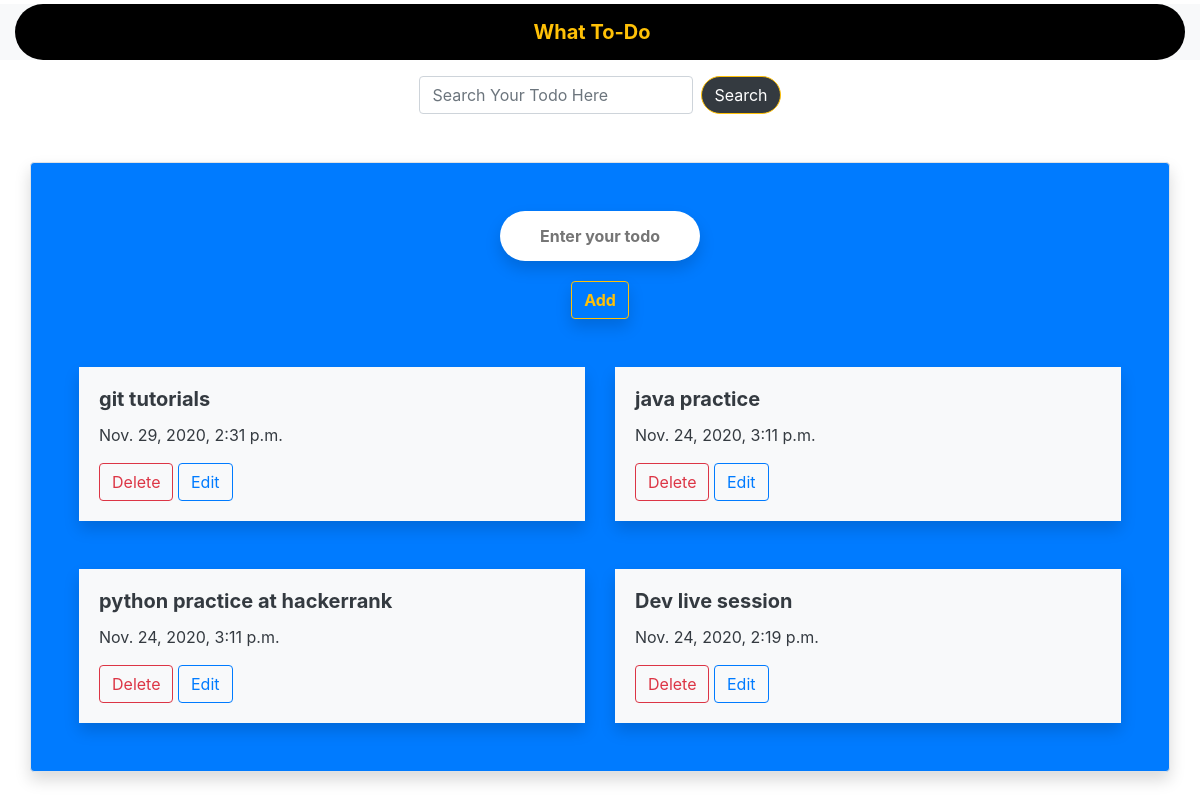
The page / on the database its author committed.
### MyTasks/models.py (models this page shows, shortened)
class TodoModel(models.Model):
    TodoText=models.CharField(max_length=200)
    Added_date=models.DateTimeField(auto_now=True)
    Update_date=models.DateTimeField(auto_now=True)

### MyTasks/views.py (the view)
# urls.py: 2. Add a URL to urlpatterns:  path('', views.home, name='home')
def home(request):
    if request.method=='POST':
        text=request.POST['todotext']
        TodoModel.objects.create(TodoText=text)
        return redirect('/')
    all=TodoModel.objects.all()
    all=all[::-1]
    return render(request, 'Todo_home.html', {'allTodo':all})

### MyTasks/templates/Todo_home.html (shortened to what this page needs)
<!DOCTYPE html>
<html lang="en">
<head>
    <link rel="stylesheet" href="https://cdn.jsdelivr.net/npm/bootstrap@4.5.3/dist/css/bootstrap.min.css"
>
</head>
<body>
    <div class="container-fluid bg-light  ">
        <nav class="navbar justify-content-center rounded-pill mt-1">
            <a class="navbar-brand text-warning font-weight-bolder" href="#">What To-Do</a>
        </nav>
    </div>
    <div class="container mt-3">
        <form method="GET" action="search" class="form-inline my-2 my-lg-0  justify-content-center">
            <input class="form-control mr-sm-2" type="search"  name="querytext" placeholder="Search Your Todo Here " aria-label="Search">
            <button class="btn btn-outline-warning my-2 my-sm-0 rounded-pill text-white bg-dark" type="submit">Search
            </button>
        </form>
    </div>
    <div class="container main border rounded bg-primary shadow my-5 p-5">
        <div class="row ">
            <div class="col-sm-12">
                <form action="home" class="text-center" method="POST">
                    <input type="text" name="todotext" class="shadow text-center addinp font-weight-bolder form-group rounded-pill " placeholder="Enter your todo" ><br>
                    <input type="submit" class="mt-1 shadow btn btn-outline-warning font-weight-bolder " value="Add">
                </form>
            </div>
            {% for task in allTodo%}
            <div class="col-sm-6 mt-5 ">
                <div class="card border-0 shadow">
                    <div class="card-body bg-light text-dark ">
                        <h5 class="card-title font-weight-bolder">{{task.TodoText}}</h5>
                        <p  class="card-text">{{task.Added_date}}</p>
                        <form action="delete/{{task.id}}" class="d-inline text-center" method="GET ">
                        <a href="#"> <input type="submit" class=" btn btn-outline-danger" value="Delete"></a>
                        </form>
                        <a href="{% url 'edit' task.id %}"> <input type="button" class="text-center btn btn-outline-primary" value="Edit"></a>
                    </div>
                </div>
            </div>
            {% endfor %}
        </div>
    </div>
</body>
</html>

### MyTasks/templates/Todo_home.html (style rules this page uses)
.navbar { background-color: black; color: coral; }
.main { width: 100%; }
.addinp { border: 0; width: 200px; height: 50px; transition-property: all; transition-duration: 0.6s; }

### rows shown on the page
TodoModel: TodoText "git tutorials", Added_date "Nov. 29, 2020, 2:31 p.m."
TodoModel: TodoText "java practice", Added_date "Nov. 24, 2020, 3:11 p.m."
TodoModel: TodoText "python practice at hackerrank", Added_date "Nov. 24, 2020, 3:11 p.m."
TodoModel: TodoText "Dev live session", Added_date "Nov. 24, 2020, 2:19 p.m."
